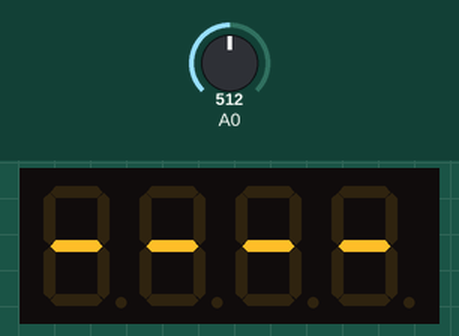
This sketch was run on a simulated Arduino Uno, built with avr-gcc and run on an emulated ATmega328P. Shown: 4-digit seven-segment display. Inputs (shaded band) come from the test bench; at power-on: A0 = 512.

Above: at 1.7 s.
1.8 s: A0 set to 220
3.3 s: A0 set to 197
At 4.4 s:
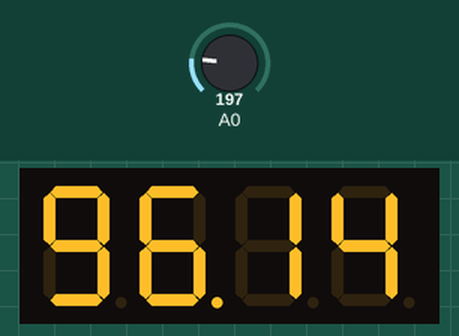
5.1 s: A0 set to 0
At 5.7 s:
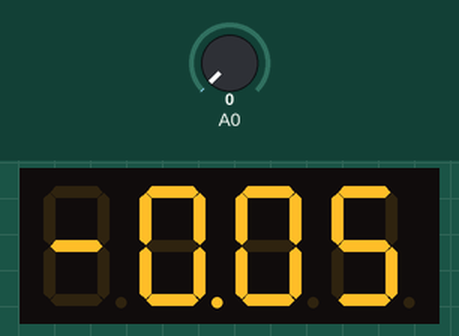
6.9 s: A0 set to 306
At 8.3 s:
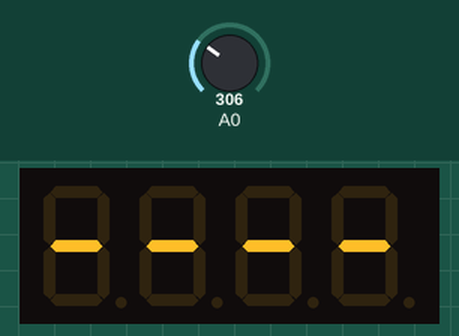
Timing chart, 0 to 9.7 s (numbered marks = the images above; inputs shaded):
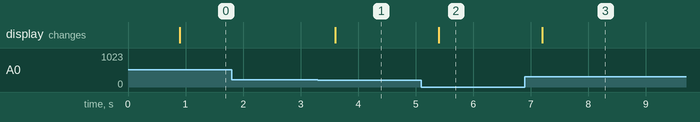

The sketch:

SevSeg_temprary_sensoe.ino
```cpp
#include "SevSeg.h"
SevSeg sevseg; //Instantiate a seven segment controller object

void setup() {

  byte numDigits = 4;
 byte digitPins[] = {9, 10, 11, 12};
  byte segmentPins[] = {2, 3, 4, 5, 6, 7, 8, 13};
  bool resistorsOnSegments = false; // 'false' means resistors are on digit pins
  byte hardwareConfig = COMMON_ANODE; // See README.md for options
  bool updateWithDelays = false; // Default 'false' is Recommended
  bool leadingZeros = false; // Use 'true' if you'd like to keep the leading zeros
  bool disableDecPoint = false; // Use 'true' if your decimal point doesn't exist or isn't connected

  sevseg.begin(hardwareConfig, numDigits, digitPins, segmentPins, resistorsOnSegments,
  updateWithDelays, leadingZeros, disableDecPoint);
  sevseg.setBrightness(90);
}


void loop() {

  static unsigned long timer = millis();
  if (millis() - timer >=900) {
    timer += 900;

float tempC= (((analogRead(A0)) * 5.0 - 0.5)/ 1024.0) * 100 ;
    sevseg.setNumber(tempC,2);
  }

  sevseg.refreshDisplay(); // Must run repeatedly
}

/// END ///
```

Measured:
- the behaviour switches between 205 and 204 on A0 (found by bisection; images 0 and 1)
- after the input at 1.8 s, every drawn part: stays the same
- after the input at 3.3 s, the display: changes after 0.30 s (image 1)
- after the input at 5.1 s, the display: changes after 0.30 s (image 2)
- after the input at 6.9 s, the display: changes after 0.30 s (image 3)
